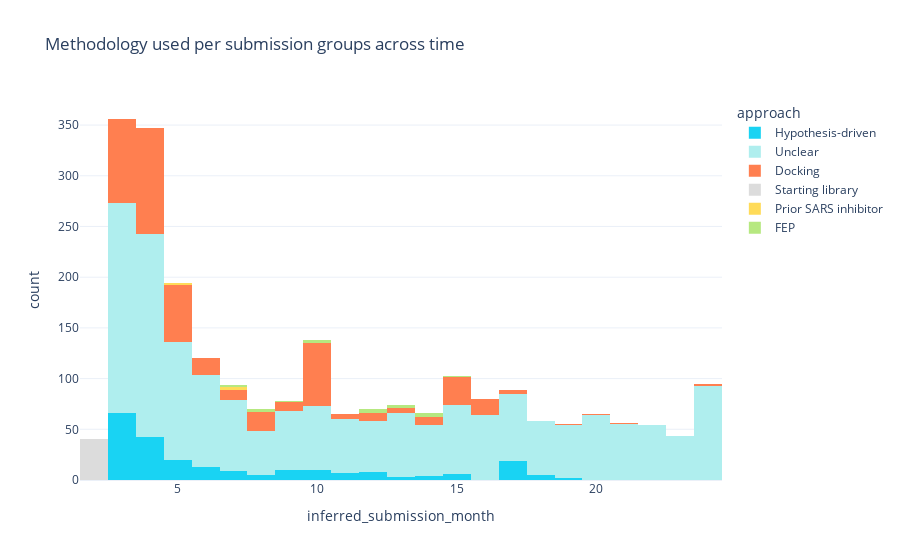

The cell this chart's notebook holds for it:
### Code cell
import plotly.express as px

fig = px.histogram(moonshot.drop_duplicates('CID_group'), 
                     'inferred_submission_month', 
                     color='approach',
                     color_discrete_map = {'Docking': '#ff7f50', 'Hypothesis-drivenL':'#30d5c8','Unclear': '#afeeee',
                                           'Prior SARS inhibitor':'#ffdb58','Starting library': 'gainsboro'},
                     title='Methodology used per submission groups across time',
                     template='plotly_white',
                    )
fig.write_image("images/methodology_time.svg", width=800, height=800, scale=2)
fig.write_image('images/methodology_time.jpg')
fig

### Figure 1 — Plotly figure (JSON) as saved in the notebook; plotly's stock layout.template omitted (floating-point values rounded to 4 significant figures; data arrays with more than 128 entries replaced by an {"elided": "..."} marker saying what was removed)
{"data": [{"alignmentgroup": "True", "bingroup": "x", "hovertemplate": "approach=Hypothesis-driven<br>inferred_submission_month=%{x}<br>count=%{y}<extra></extra>", "legendgroup": "Hypothesis-driven", "marker": {"color": "#19d3f3", "pattern": {"shape": ""}}, "name": "Hypothesis-driven", "offsetgroup": "Hypothesis-driven", "orientation": "v", "showlegend": true, "type": "histogram", "x": {"elided": "229 int values"}, "xaxis": "x", "yaxis": "y"}, {"alignmentgroup": "True", "bingroup": "x", "hovertemplate": "approach=Unclear<br>inferred_submission_month=%{x}<br>count=%{y}<extra></extra>", "legendgroup": "Unclear", "marker": {"color": "#afeeee", "pattern": {"shape": ""}}, "name": "Unclear", "offsetgroup": "Unclear", "orientation": "v", "showlegend": true, "type": "histogram", "x": {"elided": "1677 int values"}, "xaxis": "x", "yaxis": "y"}, {"alignmentgroup": "True", "bingroup": "x", "hovertemplate": "approach=Docking<br>inferred_submission_month=%{x}<br>count=%{y}<extra></extra>", "legendgroup": "Docking", "marker": {"color": "#ff7f50", "pattern": {"shape": ""}}, "name": "Docking", "offsetgroup": "Docking", "orientation": "v", "showlegend": true, "type": "histogram", "x": {"elided": "438 int values"}, "xaxis": "x", "yaxis": "y"}, {"alignmentgroup": "True", "bingroup": "x", "hovertemplate": "approach=Starting library<br>inferred_submission_month=%{x}<br>count=%{y}<extra></extra>", "legendgroup": "Starting library", "marker": {"color": "gainsboro", "pattern": {"shape": ""}}, "name": "Starting library", "offsetgroup": "Starting library", "orientation": "v", "showlegend": true, "type": "histogram", "x": [2, 2, 2, 2, 2, 2, 2, 2, 2, 2, 2, 2, 2, 2, 2, 2, 2, 2, 2, 2, 2, 2, 2, 2, 2, 2, 2, 2, 2, 2, 2, 2, 2, 2, 2, 2, 2, 2, 2, 2], "xaxis": "x", "yaxis": "y"}, {"alignmentgroup": "True", "bingroup": "x", "hovertemplate": "approach=Prior SARS inhibitor<br>inferred_submission_month=%{x}<br>count=%{y}<extra></extra>", "legendgroup": "Prior SARS inhibitor", "marker": {"color": "#ffdb58", "pattern": {"shape": ""}}, "name": "Prior SARS inhibitor", "offsetgroup": "Prior SARS inhibitor", "orientation": "v", "showlegend": true, "type": "histogram", "x": [5, 5, 7, 7, 7], "xaxis": "x", "yaxis": "y"}, {"alignmentgroup": "True", "bingroup": "x", "hovertemplate": "approach=FEP<br>inferred_submission_month=%{x}<br>count=%{y}<extra></extra>", "legendgroup": "FEP", "marker": {"color": "#B6E880", "pattern": {"shape": ""}}, "name": "FEP", "offsetgroup": "FEP", "orientation": "v", "showlegend": true, "type": "histogram", "x": [7, 7, 8, 8, 8, 9, 10, 10, 10, 12, 12, 12, 12, 13, 13, 13, 14, 14, 14, 14, 15], "xaxis": "x", "yaxis": "y"}], "layout": {"autosize": true, "barmode": "relative", "legend": {"title": {"text": "approach"}, "tracegroupgap": 0}, "title": {"text": "Methodology used per submission groups across time"}, "xaxis": {"anchor": "y", "autorange": true, "domain": [0, 1], "range": [1.5, 24.5], "title": {"text": "inferred_submission_month"}, "type": "linear"}, "yaxis": {"anchor": "x", "autorange": true, "domain": [0, 1], "range": [0, 374.7], "title": {"text": "count"}}}}
